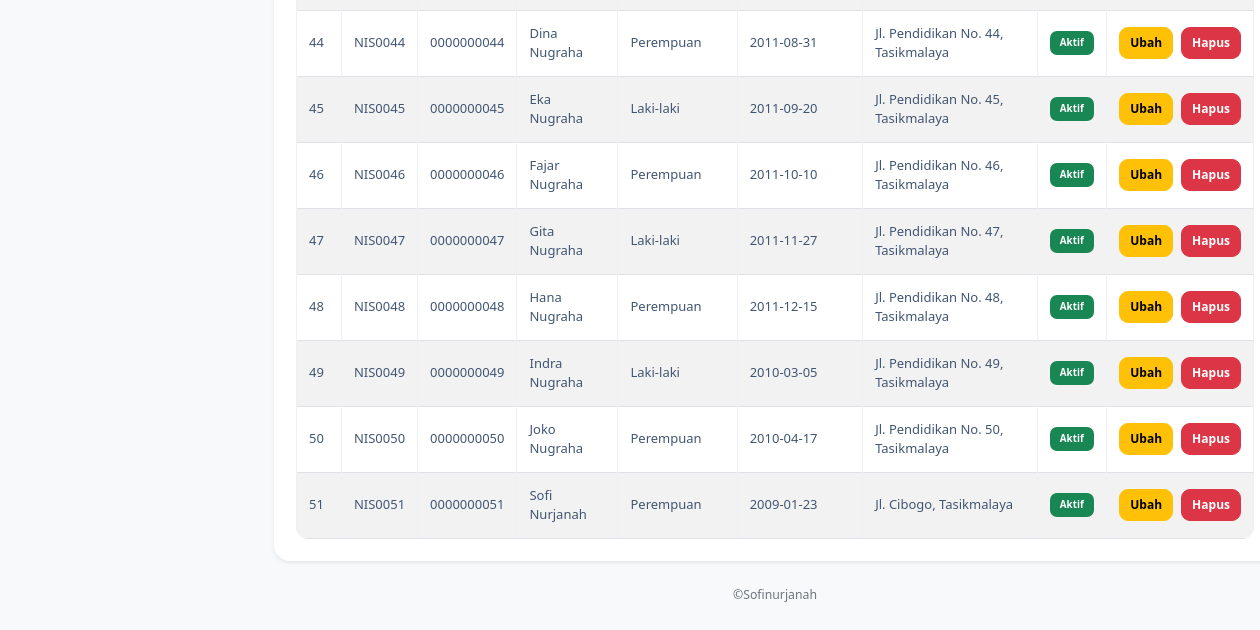
Before: /data_siswa.php (signed in, lower part) with the older database file.
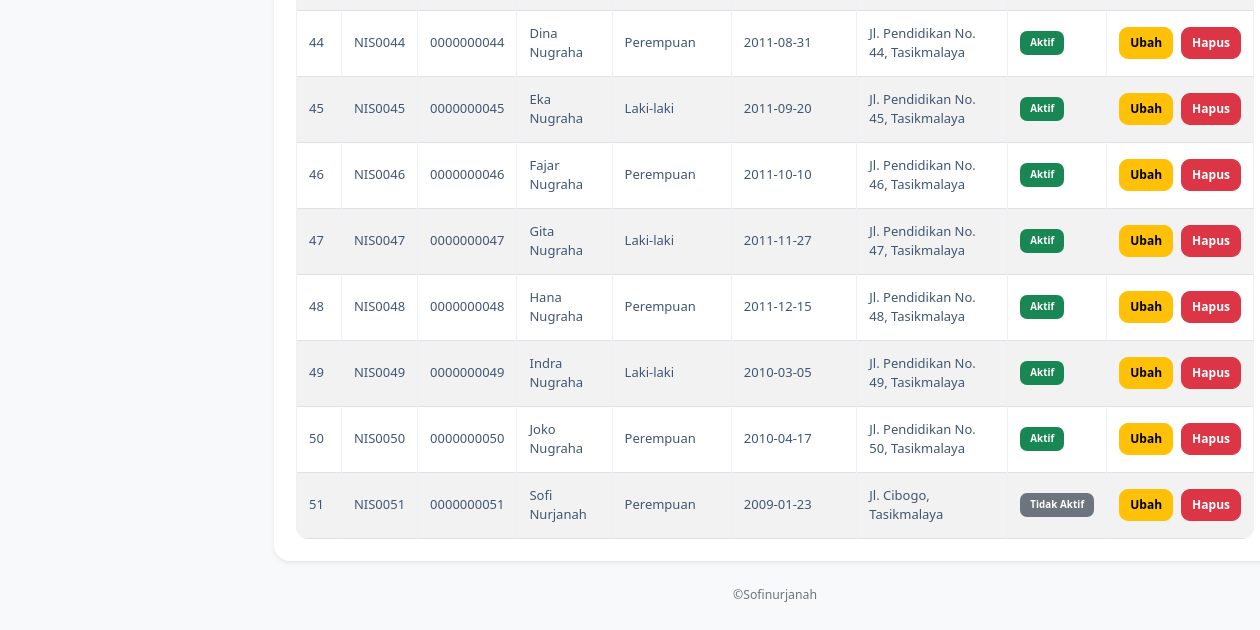
After: the same page with the newer database file.
### tables this page shows
CREATE TABLE `t_siswa` (
  `id` int(11) NOT NULL,
  `nis` varchar(30) NOT NULL,
  `nisn` varchar(20) NOT NULL,
  `nama` varchar(150) NOT NULL,
  `jenis_kelamin` char(1) NOT NULL,
  `tanggal_lahir` date NOT NULL,
  `alamat` text NOT NULL,
  `status_aktif` tinyint(1) NOT NULL,
  `created_at` timestamp NOT NULL DEFAULT current_timestamp(),
  `updated_at` timestamp NOT NULL DEFAULT current_timestamp()
);

### data_siswa.php (the view, shortened to what this page needs)
<?php
include "config/koneksi.php";
$role = $_SESSION['role'];
function e($teks) {
    return htmlspecialchars((string) $teks, ENT_QUOTES, 'UTF-8');
}
?>
<!DOCTYPE html>
<html lang="id">
<head>
    <link
        href="https://cdn.jsdelivr.net/npm/bootstrap@5.3.8/dist/css/bootstrap.min.css"
        rel="stylesheet"
    >
    <link
        href="https://cdn.datatables.net/3.1.4/css/dataTables.dataTables.min.css"
        rel="stylesheet"
    >
    <link rel="stylesheet" href="style.css">
</head>
<body class="bg-light">
<div class="container-fluid">
    <div class="row">
        <main class="col-md-9 col-lg-10 p-4">
            <div class="card border-0 shadow-sm">
                <div class="card-body">
                    <div class="table-responsive">
                        <table id="example"
                               class="table table-bordered table-striped table-hover align-middle mb-0">
                            <tbody>
                                <?php
                                $query_siswa = mysqli_query(
                                    $koneksi,
                                    "SELECT * FROM t_siswa
                                     ORDER BY id ASC"
                                );
                                $no = 1;
                                if (mysqli_num_rows($query_siswa) > 0) {
                                    while ($siswa = mysqli_fetch_assoc($query_siswa)) {
                                ?>
                                    <tr>
                                        <td><?= $no++; ?></td>
                                        <td><?= e($siswa['nis']); ?></td>
                                        <td><?= e($siswa['nisn']); ?></td>
                                        <td><?= e($siswa['nama']); ?></td>
                                        <td>
                                            <?php
                                            if ($siswa['jenis_kelamin'] == "L") {
                                                echo "Laki-laki";
                                            } else {
                                                echo "Perempuan";
                                            }
                                            ?>
                                        </td>
                                        <td><?= e($siswa['tanggal_lahir']); ?></td>
                                        <td><?= e($siswa['alamat']); ?></td>
                                        <td>
                                            <?php if ($siswa['status_aktif'] == 1) { ?>
                                                <span class="badge text-bg-success">
                                                    Aktif
                                                </span>
                                            <?php } else { ?>
                                                <span class="badge text-bg-secondary">
                                                    Tidak Aktif
                                                </span>
                                            <?php } ?>
                                        </td>
                                        <?php if ($role == "admin") { ?>
                                            <td>
                                                <div class="d-flex gap-2">
                                                    <a
                                                        href="data_siswa.php?edit=<?= e($siswa['id']); ?>"
                                                        class="btn btn-warning btn-sm">
                                                        Ubah
                                                    </a>
                                                    <a
                                                        href="data_siswa.php?hapus=<?= e($siswa['id']); ?>"
                                                        class="btn btn-danger btn-sm"
                                                        onclick="return confirm('Yakin ingin menghapus data siswa ini?')">
                                                        Hapus
                                                    </a>
                                                </div>
                                            </td>
                                        <?php } ?>
                                    </tr>
                                <?php
                                    }
                                } ?>
                            </tbody>
                        </table>
                    </div>
                </div>
            </div>
            <p class="text-center text-secondary small mt-4">
                ©Sofinurjanah
            </p>
        </main>
    </div>
</div>
</body>
</html>

Changed rows visible on the page:
changed t_siswa "NIS0051": status_aktif "Aktif" → "Tidak Aktif"
